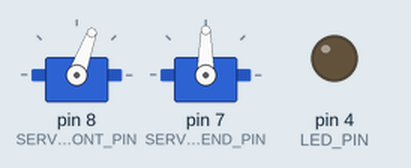
Bench run of a sketch on a simulated Arduino Uno, built with avr-gcc and run on an emulated ATmega328P. On the bench: 2 × servo, output pins drawn as LEDs (lit = HIGH).

Above: at 2.05 s.
Timing chart, 0 to 5.0 s (numbered marks = the images above):
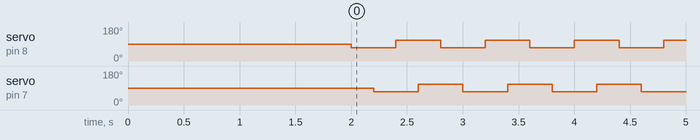

Measured:
- by itself, servo on pin 8 (SERVO_FRONT_PIN), servo on pin 7 (SERVO_BACKEND_PIN): alternates 110° for 0.40 s and 70° for 0.40 s

The sketch:

ugly_bug.ino
```cpp
#include <Servo.h>

#define LED_PIN 4
#define SERVO_BACKEND_PIN 7
#define SERVO_FRONT_PIN 8

Servo servoFront, servoBack;

void setup() {
  pinMode(LED_PIN, OUTPUT);
  servoFront.attach(SERVO_FRONT_PIN);
  servoBack.attach(SERVO_BACKEND_PIN);
  servoFront.write(90);
  servoBack.write(90);
  delay(2000);
}

void loop() {
  servoFront.write(70);
  delay(200);
  servoBack.write(70);
  delay(200);
  servoFront.write(110);
  delay(200);
  servoBack.write(110);
  delay(200);
}
```
